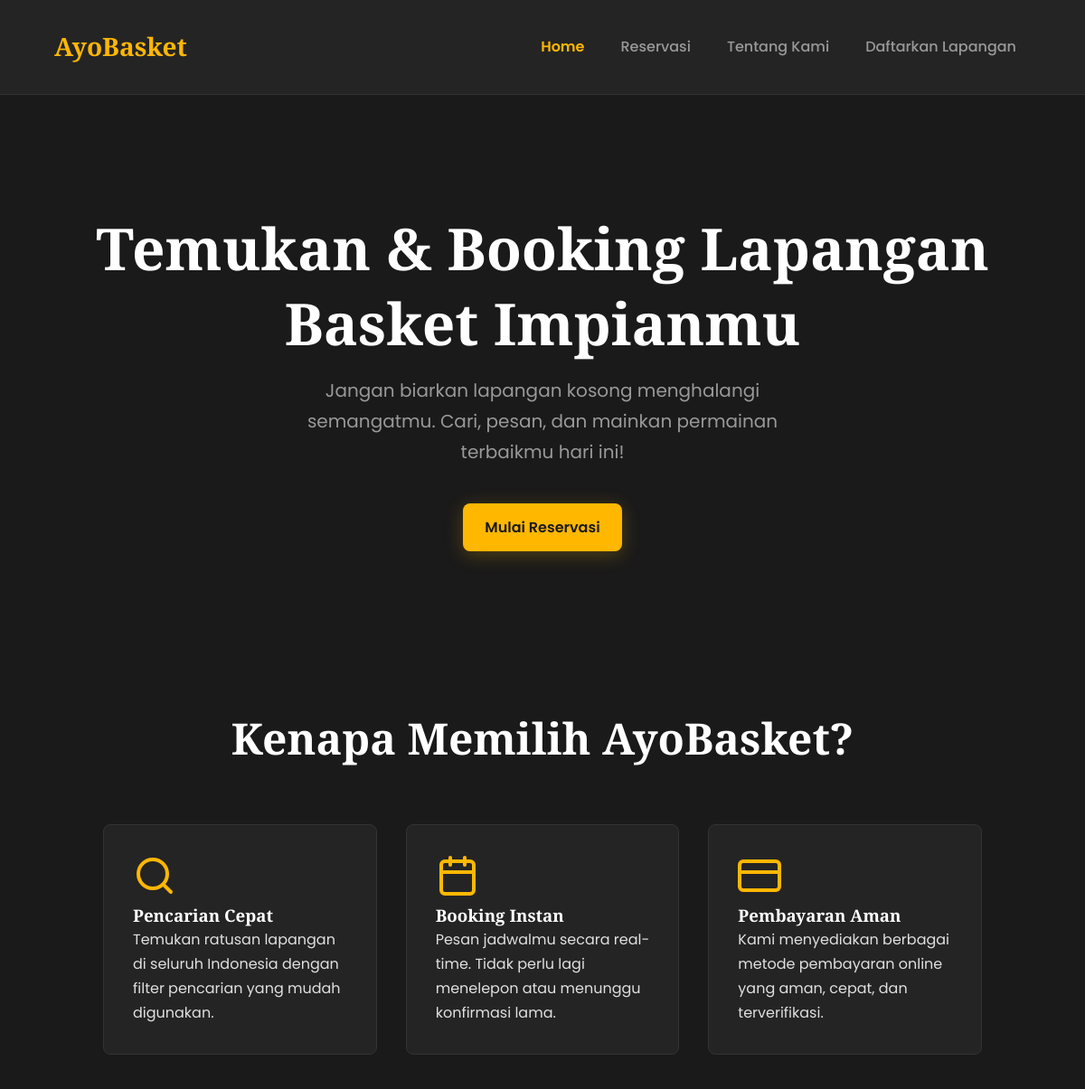
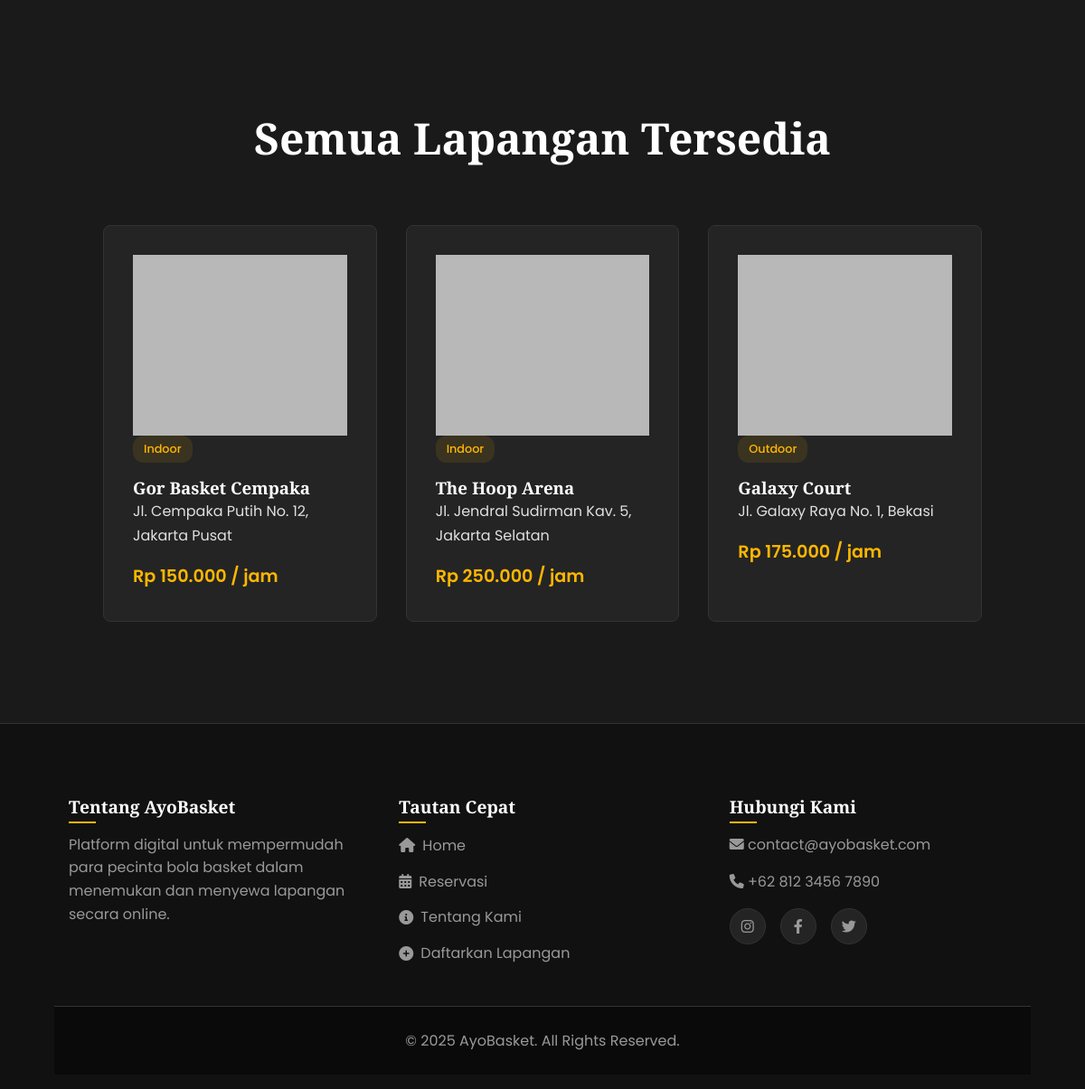
The page / on the database its author committed (2 pictures, top to bottom).
### tables this page shows
CREATE TABLE `lapangan` (
  `id_lapangan` int(11) NOT NULL AUTO_INCREMENT,
  `nama_lapangan` varchar(50) NOT NULL,
  `alamat` varchar(255) NOT NULL,
  `harga_per_jam` decimal(10,2) NOT NULL,
  `jenis` enum('Indoor','Outdoor') NOT NULL DEFAULT 'Indoor',
  `gambar_url` varchar(255) DEFAULT NULL,
  `created_at` timestamp NOT NULL DEFAULT current_timestamp(),
  PRIMARY KEY (`id_lapangan`)
);

### index.php (the view, shortened to what this page needs)
<?php
require_once 'config/database.php';
require_once '_partials/header.php';
$lapangan_list = [];
try {
    $stmt = $pdo->query("SELECT id_lapangan, nama_lapangan, alamat, harga_per_jam, jenis, gambar_url FROM lapangan ORDER BY created_at DESC");
    $lapangan_list = $stmt->fetchAll();
} catch (PDOException $e) {
}
?>
<main>
    <section class="hero-section">
        <h1>Temukan & Booking Lapangan Basket Impianmu</h1>
        <p>Jangan biarkan lapangan kosong menghalangi semangatmu. Cari, pesan, dan mainkan permainan terbaikmu hari ini!</p>
        <a href="reservasi.php" class="btn btn-primary">Mulai Reservasi</a>
    </section>
    <section class="section">
        <div class="container">
            <h2 class="section-title">Kenapa Memilih AyoBasket?</h2>
            <div class="features-grid">
                <div class="card feature-card">
                    <div class="icon">
                        <svg xmlns="http://www.w3.org/2000/svg" width="48" height="48" viewBox="0 0 24 24" fill="none" stroke="currentColor" stroke-width="2" stroke-linecap="round" stroke-linejoin="round"><circle cx="11" cy="11" r="8"></circle><line x1="21" y1="21" x2="16.65" y2="16.65"></line></svg>
                    </div>
                    <h3>Pencarian Cepat</h3>
                    <p>Temukan ratusan lapangan di seluruh Indonesia dengan filter pencarian yang mudah digunakan.</p>
                </div>
                <div class="card feature-card">
                    <div class="icon">
                    </div>
                    <h3>Booking Instan</h3>
                    <p>Pesan jadwalmu secara real-time. Tidak perlu lagi menelepon atau menunggu konfirmasi lama.</p>
                </div>
                <div class="card feature-card">
                    <div class="icon">
                        <svg xmlns="http://www.w3.org/2000/svg" width="48" height="48" viewBox="0 0 24 24" fill="none" stroke="currentColor" stroke-width="2" stroke-linecap="round" stroke-linejoin="round"><rect x="1" y="4" width="22" height="16" rx="2" ry="2"></rect><line x1="1" y1="10" x2="23" y2="10"></line></svg>
                    </div>
                    <h3>Pembayaran Aman</h3>
                    <p>Kami menyediakan berbagai metode pembayaran online yang aman, cepat, dan terverifikasi.</p>
                </div>
            </div>
        </div>
    </section>
    <?php if (!empty($lapangan_list)): ?>
    <section id="lapangan" class="section">
        <div class="container">
            <h2 class="section-title">Semua Lapangan Tersedia</h2>
            <div class="lapangan-grid">
                <?php foreach ($lapangan_list as $lapangan): ?>
                <div class="card lapangan-card">
                    <img src="<?= htmlspecialchars($lapangan['gambar_url']) ?>" alt="<?= htmlspecialchars($lapangan['nama_lapangan']) ?>" class="card-image">
                    <div class="card-content">
                        <span class="card-badge"><?= htmlspecialchars($lapangan['jenis']) ?></span>
                        <h3 class="card-title"><?= htmlspecialchars($lapangan['nama_lapangan']) ?></h3>
                        <p class="card-address"><?= htmlspecialchars($lapangan['alamat']) ?></p>
                        <p class="card-price">Rp <?= number_format($lapangan['harga_per_jam'], 0, ',', '.') ?> / jam</p>
                    </div>
                </div>
                <?php endforeach; ?>
            </div>
        </div>
    </section>
    <?php endif; ?>
</main>
<?php require_once '_partials/footer.php'; ?>

### _partials/header.php (shortened to what this page needs)
<?php
    $current_page = basename($_SERVER['PHP_SELF']);
?>
<!DOCTYPE html>
<html lang="id">
<head>
    <link rel="stylesheet" href="https://cdnjs.cloudflare.com/ajax/libs/font-awesome/6.0.0/css/all.min.css">
    <link rel="stylesheet" href="assets/css/style.css">
</head>
<body>
<header class="main-header">
    <div class="container">
        <nav class="main-nav">
            <a href="index.php" class="nav-brand">AyoBasket</a>
            <div class="nav-links" id="nav-links">
                <a href="index.php" class="<?= ($current_page == 'index.php') ? 'active' : '' ?>">Home</a>
                <a href="reservasi.php" class="<?= ($current_page == 'reservasi.php') ? 'active' : '' ?>">Reservasi</a>
                <a href="about.php" class="<?= ($current_page == 'about.php') ? 'active' : '' ?>">Tentang Kami</a>
                <a href="daftarkan-lapangan.php" class="<?= ($current_page == 'daftarkan-lapangan.php') ? 'active' : '' ?>">Daftarkan Lapangan</a>
            </div>
        </nav>
    </div>
</header>
<div class="container page-content">

### _partials/footer.php (shortened to what this page needs)
</div>
<footer class="main-footer">
    <div class="container">
        <div class="footer-content">
            <div class="footer-column">
                <h4>Tentang AyoBasket</h4>
                <p>Platform digital untuk mempermudah para pecinta bola basket dalam menemukan dan menyewa lapangan secara online.</p>
            </div>
            <div class="footer-column">
                <h4>Tautan Cepat</h4>
                <ul>
                    <li><a href="index.php"><i class="fas fa-home"></i>Home</a></li>
                    <li><a href="reservasi.php"><i class="fas fa-calendar-alt"></i>Reservasi</a></li>
                    <li><a href="about.php"><i class="fas fa-info-circle"></i>Tentang Kami</a></li>
                    <li><a href="daftarkan-lapangan.php"><i class="fas fa-plus-circle"></i>Daftarkan Lapangan</a></li>
                </ul>
            </div>
            <div class="footer-column">
                <h4>Hubungi Kami</h4>
                <p><i class="fas fa-envelope"></i> contact@ayobasket.com</p>
                <p><i class="fas fa-phone"></i> +62 812 3456 7890</p>
                <div class="footer-socials">
                    <a href="#" title="Instagram"><i class="fab fa-instagram"></i></a>
                    <a href="#" title="Facebook"><i class="fab fa-facebook-f"></i></a>
                    <a href="#" title="Twitter"><i class="fab fa-twitter"></i></a>
                </div>
            </div>
        </div>
        <div class="footer-bottom">
            <p>&copy; <?= date('Y') ?> AyoBasket. All Rights Reserved.</p>
        </div>
    </div>
</footer>
</body>
</html>

### rows shown on the page
lapangan: jenis "Indoor", nama_lapangan "Gor Basket Cempaka", alamat "Jl. Cempaka Putih No. 12, Jakarta Pusat", harga_per_jam "150.000"
lapangan: jenis "Indoor", nama_lapangan "The Hoop Arena", alamat "Jl. Jendral Sudirman Kav. 5, Jakarta Selatan", harga_per_jam "250.000"
lapangan: jenis "Outdoor", nama_lapangan "Galaxy Court", alamat "Jl. Galaxy Raya No. 1, Bekasi", harga_per_jam "175.000"
